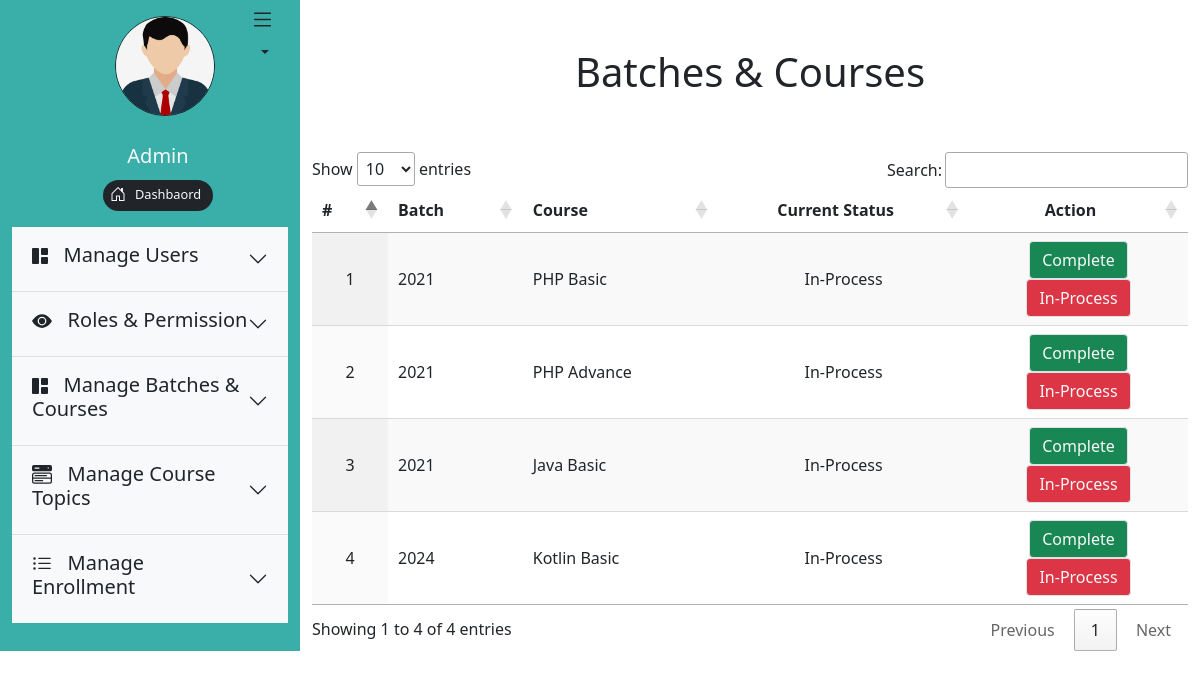
The page /admin/show_batch_course.php on the database its author committed.
### tables this page shows
CREATE TABLE `batch_course` (
  `batch_course_id` int(11) NOT NULL AUTO_INCREMENT,
  `batch_id` int(11) DEFAULT NULL,
  `course_id` int(11) DEFAULT NULL,
  `status_id` int(11) DEFAULT NULL,
  `number_of_topics` int(11) DEFAULT NULL,
  `created_at` datetime DEFAULT NULL,
  `updated_at` datetime DEFAULT NULL,
  PRIMARY KEY (`batch_course_id`),
  KEY `batch_id` (`batch_id`),
  KEY `course_id` (`course_id`),
  CONSTRAINT `batch_course_ibfk_1` FOREIGN KEY (`batch_id`) REFERENCES `batches` (`batch_id`) ON DELETE CASCADE ON UPDATE CASCADE,
  CONSTRAINT `batch_course_ibfk_2` FOREIGN KEY (`course_id`) REFERENCES `courses` (`course_id`) ON DELETE CASCADE ON UPDATE CASCADE
);

CREATE TABLE `batches` (
  `batch_id` int(11) NOT NULL AUTO_INCREMENT,
  `status_id` int(11) DEFAULT NULL,
  `batch_title` varchar(100) DEFAULT NULL,
  `batch_description` text DEFAULT NULL,
  `batch_start_date` date DEFAULT NULL,
  `batch_end_date` date DEFAULT NULL,
  `created_at` datetime DEFAULT NULL,
  `updated_at` datetime DEFAULT NULL,
  PRIMARY KEY (`batch_id`)
);

CREATE TABLE `courses` (
  `course_id` int(11) NOT NULL AUTO_INCREMENT,
  `status_id` int(11) DEFAULT NULL,
  `course_title` varchar(100) DEFAULT NULL,
  `course_description` text DEFAULT NULL,
  `created_at` datetime DEFAULT NULL,
  `updated_at` datetime DEFAULT NULL,
  PRIMARY KEY (`course_id`),
  KEY `status_id` (`status_id`)
);

### admin/show_batch_course.php (the view, shortened to what this page needs)
<?php
require_once("require/header.php");
require_once("../require/database_connection.php");
?>
<div class="col-sm-9">
<h1 class="display-6 p-5 text-center">Batches & Courses</h1>
<form method="POST" action="show_batch_course.php">
<table id="example" class="display">
    <thead>
        <tr>
            <th>#</th>
            <th>Batch</th>
            <th>Course</th>
            <th class="text-center"> Current Status</th>
            <th class="w-25 text-center">Action</th>
        </tr>
    </thead>
    <tbody>
    <?php $count = 1;
    $query= "SELECT `batches`.`batch_title`,`courses`.`course_title`, `batch_course`.`status_id`,`batch_course`.`batch_course_id`
            FROM batch_course , `batches`, `courses`
            WHERE `batch_course`.`batch_id` = `batches`.`batch_id`
            AND `batch_course`.`course_id`= `courses`.`course_id`";
    $result = mysqli_query($connection, $query);
     ?>
        <?php while($row = mysqli_fetch_assoc($result)){?>
        <tr>
            <td class="text-center"><?php echo $count++ ;?></td>
            <td><?php echo $row['batch_title']?></td>
            <td><?php echo $row['course_title']?></td>
            <td class="text-center">
                <?php   if($row['status_id'] == 3){ echo "In-Process"; }
                        elseif ($row['status_id']== 4){ echo "Complete"; }
                ?>
            </td>
            <td class="text-center">
            <form method="POST" action="show_batch_course.php">
                <button type="submit" name="complete" class="btn border bg-success text-light">Complete</button>
            	<button type="submit" name="inprocess" class="btn border bg-danger text-light">In-Process</button>
            </form>
            </td>
        </tr>
        <?php } ?>
    </tbody>
</table>
</form>
</div>
<?php require_once("require/footer.php"); ?>

### rows shown on the page
batch_course: batch.batch_title "2021", course.course_title "PHP Basic", shows "In-Process"
batch_course: batch.batch_title "2021", course.course_title "PHP Advance", shows "In-Process"
batch_course: batch.batch_title "2021", course.course_title "Java Basic", shows "In-Process"
batch_course: batch.batch_title "2024", course.course_title "Kotlin Basic", shows "In-Process"
